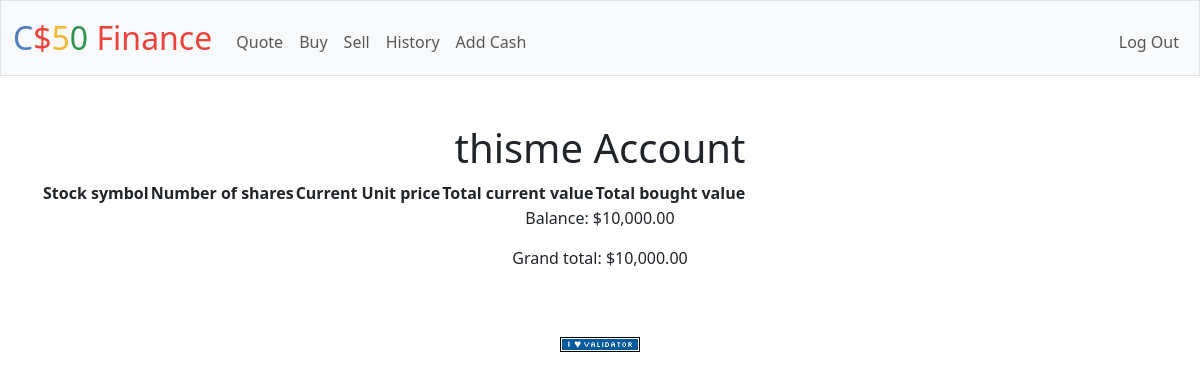
The page / (signed in) on the database its author committed.
### tables this page shows
CREATE TABLE users (id INTEGER PRIMARY KEY AUTOINCREMENT NOT NULL, username TEXT NOT NULL, hash TEXT NOT NULL, cash NUMERIC NOT NULL DEFAULT 10000.00);

### app.py (the view, shortened to what this page needs)
@app.route("/")
@login_required
def index():
    user_id = int(session["user_id"])
    row_purchases = db.execute(
        "SELECT symbol, SUM(shares) AS total_shares, SUM(total_price) as total_price FROM purchases WHERE user_id = ? GROUP BY symbol;",
        user_id,
    )
    row_users = db.execute("SELECT username, cash FROM users WHERE id = ?", user_id)
    grand_total = row_users[0]["cash"]  # initialize the grand_total
    user = {}
    user["username"] = row_users[0]["username"]
    user["balance"] = row_users[0]["cash"]
    user["grand_total"] = grand_total
    user["purchases"] = row_purchases
    print(user)
    return render_template("index.html", user=user, stocks=user["purchases"])

### app.py (called while the page is built)
@app.after_request
def after_request(response):
    response.headers["Cache-Control"] = "no-cache, no-store, must-revalidate"
    response.headers["Expires"] = 0
    response.headers["Pragma"] = "no-cache"
    return response

### helpers.py (called while the page is built)
def login_required(f):
    @wraps(f)
    def decorated_function(*args, **kwargs):
        if session.get("user_id") is None:
            return redirect("/login")
        return f(*args, **kwargs)
    return decorated_function

def usd(value):
    return f"${value:,.2f}"

### templates/index.html (shortened to what this page needs)
{% extends "layout.html" %}
{% block main %}
<h1>{{ user.username}} Account</h1>
<table>
    <thead>
        <tr>
            <th>Stock symbol</th>
            <th>Number of shares</th>
            <th>Current Unit price</th>
            <th>Total current value</th>
            <th>Total bought value</th>
        </tr>
    </thead>
</table>
<div class="mb-3">
    Balance: {{ user.balance | usd }}
</div>
<div class="mb-3">
    Grand total: {{ user.grand_total | usd }}
</div>
{% endblock %}

### rows shown on the page
users: username "thisme", balance "$10,000.00", grand_total "$10,000.00"
